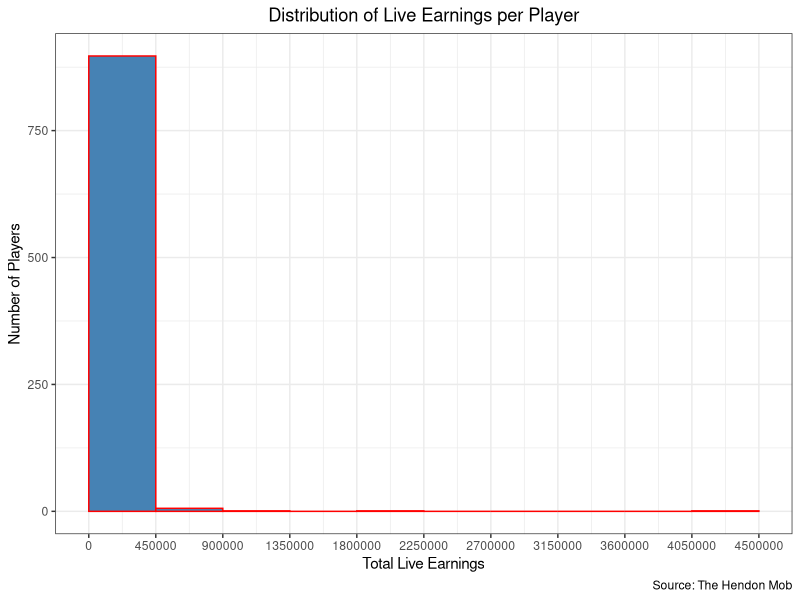
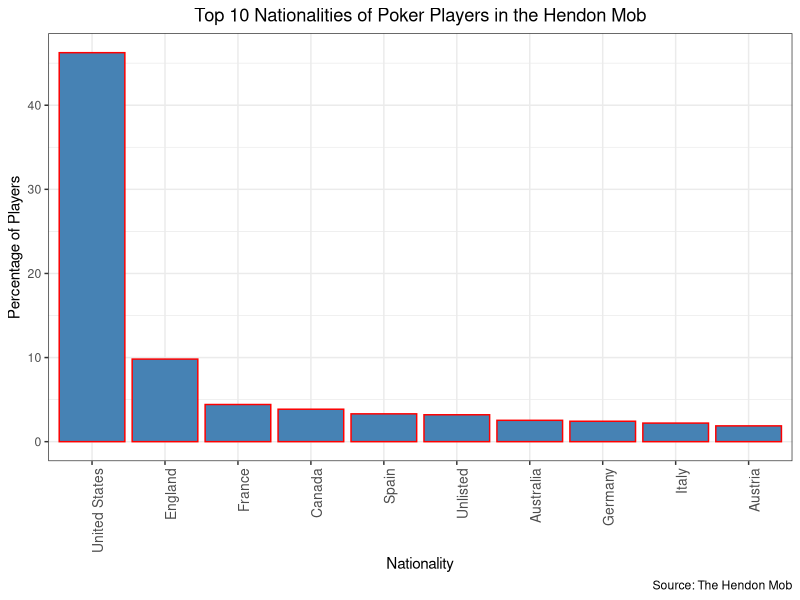
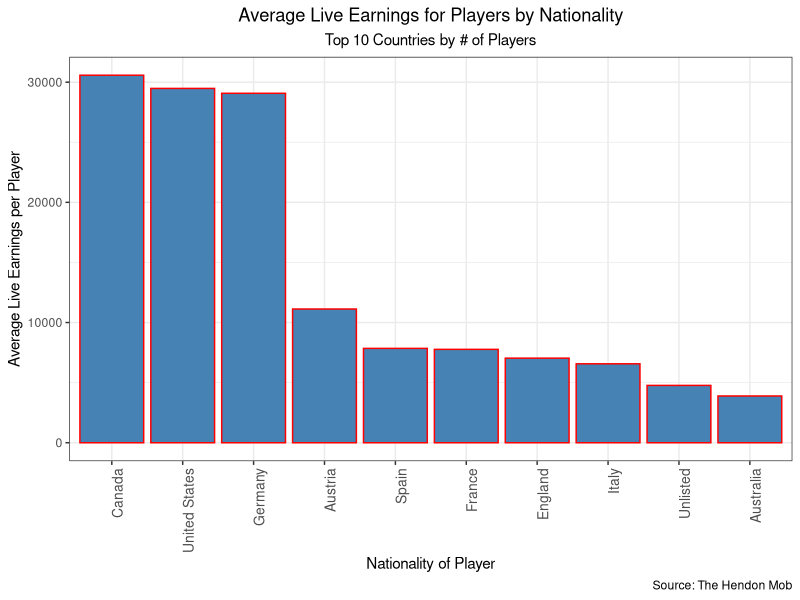
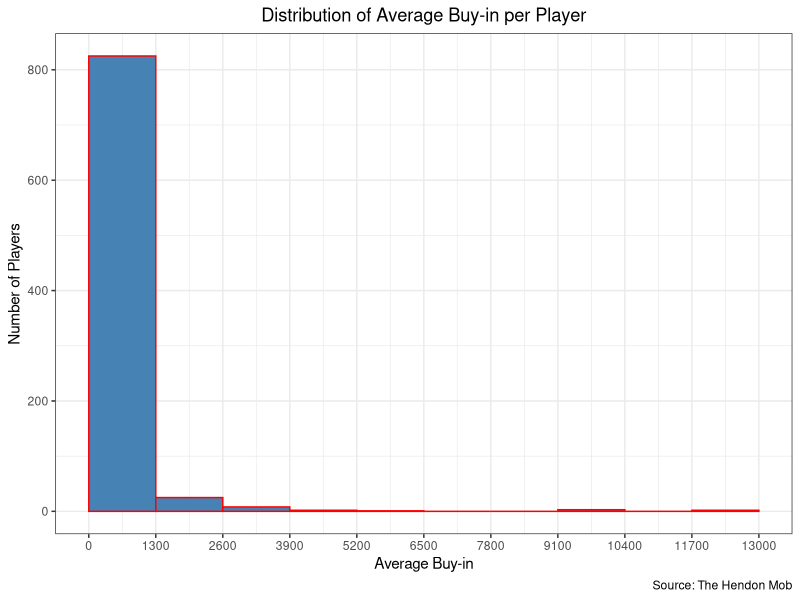
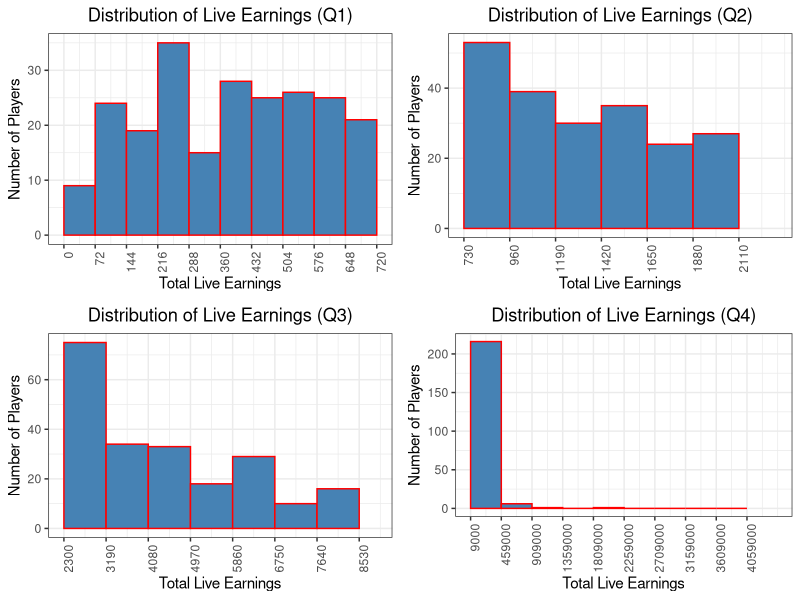
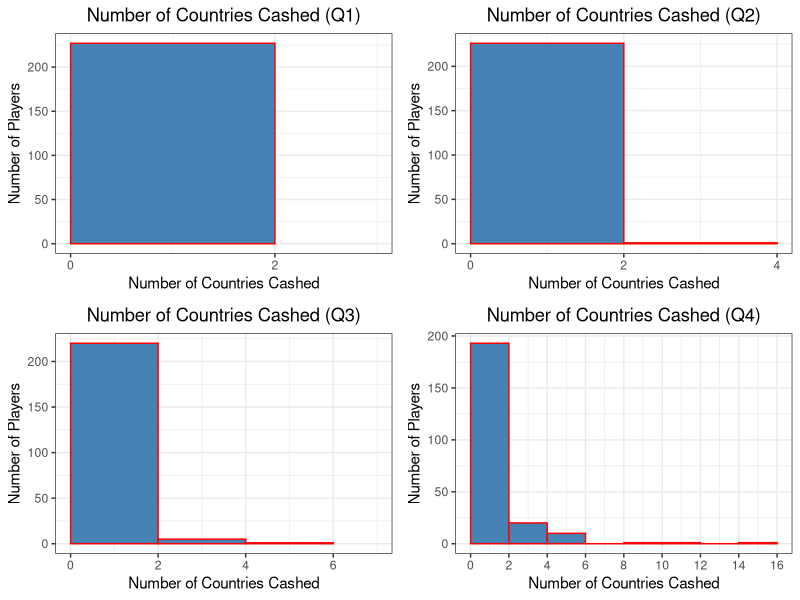
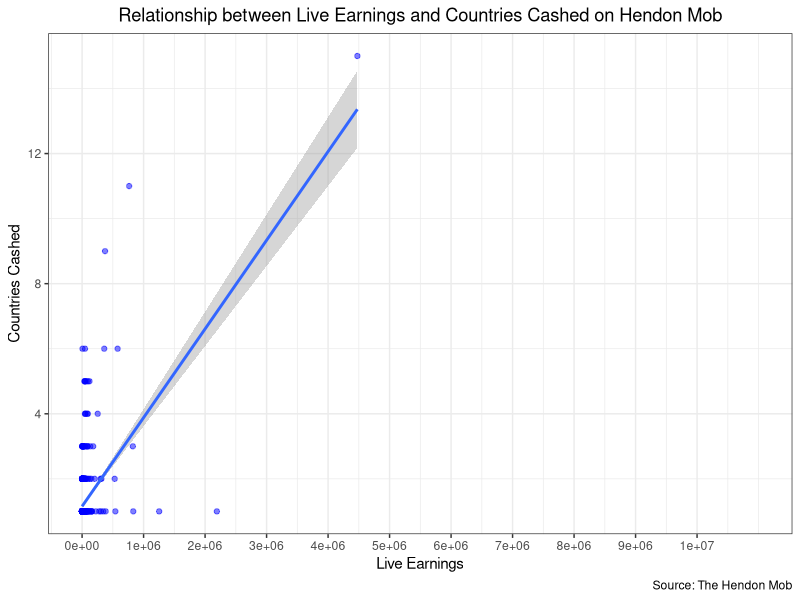
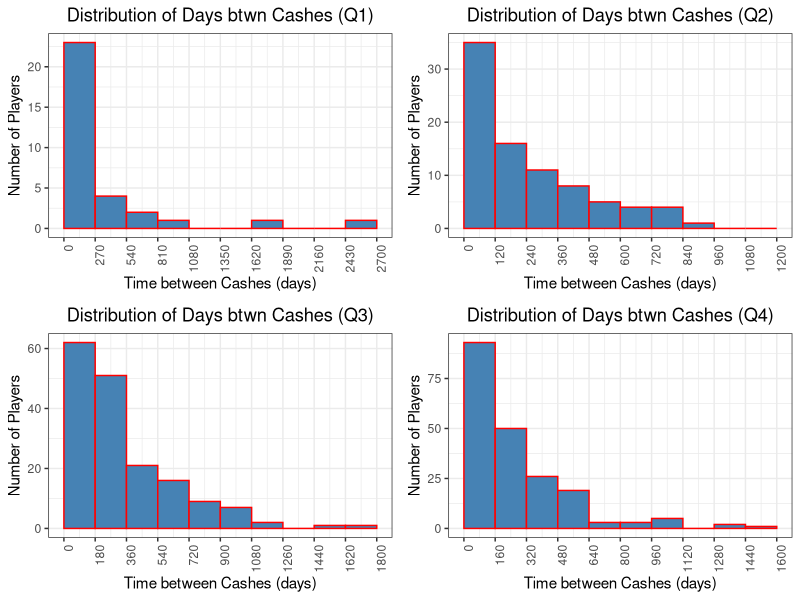

R code for these plots, in order: (Note: this script raises an error after producing the figures.)
#This script provides the code for the analysis in hendon_mob_analysis, the 
#PDF with final analyses/findings

# Data and Library Load ---------------------------------------------------

library(tidyverse) #for ggplot2 visualizations and wrangling data
library(lubridate) #for analysis of dates
library(gridExtra) #for displaying plots nicely

hendon_summaries_df <- read_csv("hendon_summaries.csv")

#The following resolves some formatting issues with the data and creates extra 
#necessary fields.


hendon_summaries_df <- hendon_summaries_df %>%
  mutate(new_name = case_when(is.na(name) == TRUE ~ nationality, is.na(name) == FALSE ~ name)) %>%
  mutate(new_nationality = case_when(is.na(name) == TRUE ~ "Unlisted", is.na(name) == FALSE ~ nationality)) %>%
  mutate(average_cash = round(sum_of_cashes/number_of_cashes, 2)) %>%
  mutate(average_placement = round(average_placement), 2) %>%
  mutate(average_buy_in = round(average_buy_in), 2) %>%
  mutate(last_date = as_date(last_date)) %>%
  mutate(first_date = as_date(first_date)) %>%
  mutate(years_played = round((last_date - first_date)/365.25,2)) %>%
  mutate(average_time_btwn_cash = round((last_date - first_date)/number_of_cashes), 2) %>%
  mutate(average_time_btwn_cash = as.numeric(average_time_btwn_cash)) %>%
  mutate(binks_proportion = round(number_of_binks/number_of_cashes * 100, 2)) %>%
  select(name = new_name, nationality = new_nationality, average_buy_in, 
         number_of_cashes, sum_of_cashes, average_cash, average_placement, number_of_binks,
         binks_proportion, number_of_countries_cashed, first_date, last_date, years_played, 
         average_time_btwn_cash, unique_views) %>%
  arrange(desc(sum_of_cashes)) %>%
  mutate(quantile = ntile(sum_of_cashes, 4)) %>%
  replace_na(list(average_buy_in = 0))

#average time between cash interpreted as "he has a cash once every X days on average"

first_hendon_mob_quantile <- hendon_summaries_df %>%
  filter(quantile == 1)

second_hendon_mob_quantile <- hendon_summaries_df %>%
  filter(quantile == 2)

third_hendon_mob_quantile <- hendon_summaries_df %>%
  filter(quantile == 3)

fourth_hendon_mob_quantile <- hendon_summaries_df %>%
  filter(quantile == 4)



# Fields
# 
# Some fields in the summary dataframe are scraped directly, others are modified
# using post-hoc manipulation. The list of all of the fields which are in the 
# summary dataframe are is the following. 
# 
# 
# 
# 1. **name** - Playér's name
# 2. **nationality** - Player's nationality
# 3. **average_buy_in** - Player's average buy-in, in USD
# 
# i) Note that this item is imperfect because buy-in is not always listed,
# and when it is, sometimes the currency is difficult to guess. I assume here that
# the currency of the buy-in is in the currency of the country of the tournament,
# however this is not always true (and there is currently no better way). For example,
# some events in Ukraine transacted with USD, others with Ukrainian Hryvnia. Since
# I automatically convert all foreign currency to USD based on 2017 exchange rates,
# this results in some values being converted which actually did not need to be, and 
# therefore in the buy-in values being wrong. 
# 
# 4. **number_of_cashes** - Number of events cashed in career
# 5. **sum_of_cashes** - Total amount of money cashed for in poker career, in USD
# 6. **average_cash** - Average amount cashed for per tournament
# 7. **average_placement** - Average placement in tournaments
# 8. **number_of_binks** - A bink is poker slang for a sizeable tournament poker score.
# There's no agreed upon definition of a bink, but I define it here as any cash
# above 20 times the average buy-in. This field counts all of those cashes. For
# the reasons noted above, this field is somewhat unreliable since it depends on
# average buy-in.
# 
# 9. **binks_proportion** - The percentage of tournament cashes that were binks
# 10. **number_of_countries_cashed** - The number of distinct countries that a player
# had a tournament cash in.
# 11. **first_date** - The date of the earliest tournament cash for a player.
# 12. **last_date** - The date of the most recent tournament cash for a player.
# 13. **years_played** - The difference between the date of a player's most recent cash
# and their first cash, in years. Note that this does not assume that the player 
# has continued to play since their last cash.
# 14. **average_time_btwn_cash** - The average number of days between a player's cashes,
# determined by using the first and last cashes as the endpoints
# 15. **unique_views** - Number of unique views of the player's profile
# 16. **quantile** - Players are separated into 4 quartiles based on their total cashes.
# Players in quartile 1 are the 25% of players with the least amount of cashes, 
# while players in quartile 4 are the 25% of players with the most amount of cashes. 



# Total - Average Earnings ------------------------------------------------

mean(hendon_summaries_df$sum_of_cashes)


# Total - Distribution of Average Earnings --------------------------------


max_cash <- signif(max(hendon_summaries_df$sum_of_cashes), 2)

total_earnings_plot <- ggplot(data = hendon_summaries_df, aes(sum_of_cashes))

total_earnings_plot + 
  theme_bw() + 
  geom_histogram(breaks=seq(0, max_cash, by=max_cash/10), col="red", fill="steelblue", alpha = 1) + 
  scale_x_continuous(breaks = seq(0,max_cash, by = max_cash/10), limits = c(0,max_cash)) + 
  labs(x = "Total Live Earnings", y = "Number of Players", title = "Distribution of Live Earnings per Player",
       caption = "Source: The Hendon Mob") + 
  theme(plot.title = element_text(hjust = 0.5))


# Total - Distribution of Nationalities -----------------------------------

nationality_summary <- hendon_summaries_df %>%
  group_by(nationality) %>%
  summarise(number = n()) %>%
  mutate(proportion = round( number/sum(number) * 100, 2)) %>%
  arrange(desc(proportion)) %>%
  top_n(10, proportion)

top_nationality_plot <- ggplot(data=nationality_summary, 
                               aes(x=reorder(nationality, -proportion), y = proportion))

top_nationality_plot + 
  theme_bw() +
  geom_bar(stat = "identity", col="red", fill="steelblue", alpha = 1) + 
  labs(x = "Nationality", y = "Percentage of Players", 
       title = "Top 10 Nationalities of Poker Players in the Hendon Mob", caption = "Source: The Hendon Mob") +
  theme(plot.title = element_text(hjust = 0.5)) + 
  theme(axis.text.x = element_text(angle=90, hjust=1, size = 10)) 



# Total - Average Earnings per Nationality --------------------------------

live_earnings_country_summary <- hendon_summaries_df %>%
  group_by(nationality) %>%
  summarise(average_live_earnings = mean(sum_of_cashes), number_of_players = n())


live_earnings_country_summary_top_10 <- live_earnings_country_summary %>%
  top_n(10, number_of_players) %>%
  arrange(desc(number_of_players))

average_live_earnings_plot <- ggplot(data = live_earnings_country_summary_top_10 , aes(x=reorder(nationality, - average_live_earnings), y = average_live_earnings))

average_live_earnings_plot + geom_bar(stat = "identity", col="red", fill="steelblue", alpha = 1) + 
  labs(x = "Nationality of Player", y = "Average Live Earnings per Player", 
       title = "Average Live Earnings for Players by Nationality",
       subtitle = "Top 10 Countries by # of Players", caption = "Source: The Hendon Mob") +
  theme_bw() + 
  theme(plot.title = element_text(hjust = 0.5)) + 
  theme(plot.subtitle = element_text(hjust = 0.5)) +
  theme(axis.text.x = element_text(angle=90, hjust=1, size = 10)) 



# Total - Average Years Played --------------------------------------------

hendon_summaries_df_more_one_cash <- hendon_summaries_df %>%
  filter(number_of_cashes > 1)

mean(hendon_summaries_df_more_one_cash$years_played)


# Total - Average Number of Cashes ----------------------------------------

mean(hendon_summaries_df$number_of_cashes)


# Total - Average Buy-in --------------------------------------------------

hendon_summaries_for_average_bi <- hendon_summaries_df %>%
  filter(average_buy_in > 10)

mean(hendon_summaries_for_average_bi$average_buy_in)


# Total - Average Buy-in Distribution -------------------------------------

max_average_buy_in <- signif(max(hendon_summaries_for_average_bi$average_buy_in), 2)

total_buy_in_plot <- ggplot(data = hendon_summaries_for_average_bi, aes(average_buy_in))

total_buy_in_plot + 
  theme_bw() + 
  geom_histogram(breaks=seq(0, max_average_buy_in, by=max_average_buy_in/10), 
                 col="red", fill="steelblue", alpha = 1) + 
  scale_x_continuous(breaks = seq(0, max_average_buy_in, by = max_average_buy_in/10), 
                     limits = c(0,max_average_buy_in)) + 
  labs(x = "Average Buy-in", y = "Number of Players", title = "Distribution of Average Buy-in per Player",
       caption = "Source: The Hendon Mob") + 
  theme(plot.title = element_text(hjust = 0.5))


# Quartile - Earnings Distribution ----------------------------------------

display_dist_tot_earnings <- function(hendon_summaries, title_string){ 
  
  max_cash <- signif(max(hendon_summaries$sum_of_cashes), 2)
  min_cash <-  signif(min(hendon_summaries$sum_of_cashes), 2)
  
  total_earnings_plot <- ggplot(data = hendon_summaries, aes(sum_of_cashes))
  
  total_earnings_plot + 
    theme_bw() + 
    geom_histogram(breaks=seq(min_cash, max_cash, by=max_cash/10), col="red", fill="steelblue", alpha = 1) + 
    scale_x_continuous(breaks = seq(min_cash,max_cash, by = max_cash/10), limits = c(min_cash, max_cash)) + 
    labs(x = "Total Live Earnings", y = "Number of Players", title = title_string) + 
    theme(plot.title = element_text(hjust = 0.5)) +
    theme(axis.text.x = element_text(angle = 90, hjust = 1)) 
  
  
}

dte1 <- display_dist_tot_earnings(first_hendon_mob_quantile, "Distribution of Live Earnings (Q1)")
dte2 <- display_dist_tot_earnings(second_hendon_mob_quantile, "Distribution of Live Earnings (Q2)")
dte3 <- display_dist_tot_earnings(third_hendon_mob_quantile, "Distribution of Live Earnings (Q3)")
dte4 <- display_dist_tot_earnings(fourth_hendon_mob_quantile, "Distribution of Live Earnings (Q4)")

grid.arrange(dte1, dte2, dte3, dte4, nrow = 2)


# Quantile - Countries Cashed Distribution --------------------------------

display_dist_countries_cashed <- function(hendon_summaries, title_string){
  
  max_countries_cashed <- max(hendon_summaries$number_of_countries_cashed)
  
  countries_cashed_plot <- ggplot(data = hendon_summaries, aes(number_of_countries_cashed))
  
  
  countries_cashed_plot + 
    theme_bw() + 
    geom_histogram(breaks=seq(0, max_countries_cashed + 2, by=2), col="red", fill="steelblue", alpha = 1) + 
    scale_x_continuous(breaks = seq(0,max_countries_cashed + 2, by = 2), limits = c(0,max_countries_cashed + 1)) + 
    labs(x = "Number of Countries Cashed", y = "Number of Players", 
         title = title_string) + 
    theme(plot.title = element_text(hjust = 0.5))
  
  
}


dcc1 <- display_dist_countries_cashed(first_hendon_mob_quantile, "Number of Countries Cashed (Q1)")
dcc2 <- display_dist_countries_cashed(second_hendon_mob_quantile, "Number of Countries Cashed (Q2)")
dcc3 <-display_dist_countries_cashed(third_hendon_mob_quantile, "Number of Countries Cashed (Q3)")
dcc4 <-display_dist_countries_cashed(fourth_hendon_mob_quantile, "Number of Countries Cashed (Q4)")


grid.arrange(dcc1, dcc2, dcc3, dcc4, nrow = 2)


# Quartile - Countries Cashed Correlation ---------------------------------

earnings_and_countries_plot <- ggplot(hendon_summaries_df, aes(x = sum_of_cashes, y = number_of_countries_cashed))

earnings_and_countries_plot  + 
  theme_bw() +
  geom_point(col = "blue", alpha = .5) +
  scale_x_continuous(breaks = seq(0,10000000, by = 1000000), limits = c(0,11000000)) +
  labs(x = "Live Earnings", y = "Countries Cashed", title = "Relationship between Live Earnings and Countries Cashed on Hendon Mob", caption = "Source: The Hendon Mob") + 
  theme(plot.title = element_text(hjust = 0.5)) +
  geom_smooth(method = "lm") 


# Quartile - Average Time Between Cashes Distribution ----------------------------------

display_dist_time_btwn_cashes <- function(hendon_summaries, title_string){ 
  
  hendon_summaries <- hendon_summaries %>%
    filter(number_of_cashes > 1)
  
  time_cashes_plot <- ggplot(data = hendon_summaries, aes(average_time_btwn_cash))
  
  max_time <- signif(max(hendon_summaries$average_time_btwn_cash), 2)
  
  time_cashes_plot + 
    theme_bw() + 
    geom_histogram(breaks=seq(0, max_time, by=max_time/10), col="red", fill="steelblue", alpha = 1) + 
    scale_x_continuous(breaks = seq(0,max_time, by = max_time/10), limits = c(0,max_time)) + 
    labs(x = "Time between Cashes (days)", y = "Number of Players", title = title_string ) + 
    theme(plot.title = element_text(hjust = 0.5)) +
    theme(axis.text.x = element_text(angle = 90, hjust = 1)) 
  
  
}

dtbc1 <- display_dist_time_btwn_cashes(first_hendon_mob_quantile, "Distribution of Days btwn Cashes (Q1)")
dtbc2 <- display_dist_time_btwn_cashes(second_hendon_mob_quantile, "Distribution of Days btwn Cashes (Q2)")
dtbc3 <- display_dist_time_btwn_cashes(third_hendon_mob_quantile, "Distribution of Days btwn Cashes (Q3)")
dtbc4 <- display_dist_time_btwn_cashes(fourth_hendon_mob_quantile, "Distribution of Days btwn Cashes (Q4)")

grid.arrange(dtbc1, dtbc2, dtbc3, dtbc4, nrow = 2)


# Quartile - Average Time Between Cashes Statistic ------------------------

hendon_summaries_more_one_cash <- hendon_summaries_df %>%
  filter(number_of_cashes > 1)

hendon_summaries_average_time_between <- mean(hendon_summaries_more_one_cash$average_time_btwn_cash)

first_hendon_mob_quantile_more_one_cash <- first_hendon_mob_quantile %>%
  filter(number_of_cashes > 1)

first_hendon_mob_quantile_average_time_between <- mean(first_hendon_mob_quantile$average_time_btwn_cash)

second_hendon_mob_quantile_more_one_cash <- second_hendon_mob_quantile_df %>%
  filter(number_of_cashes > 1)

second_hendon_mob_quantile_average_time_between <- mean(second_hendon_mob_quantile$average_time_btwn_cash)

third_hendon_mob_quantile_more_one_cash <- third_hendon_mob_quantile_df %>%
  filter(number_of_cashes > 1)

third_hendon_mob_quantile_quantile_average_time_between <- mean(third_hendon_mob_quantile$average_time_btwn_cash)

fourth_hendon_mob_quantile_more_one_cash <- fourth_hendon_mob_quantile_df %>%
  filter(number_of_cashes > 1)

fourth_hendon_mob_quantile_average_time_between <- mean(fourth_hendon_mob_quantile$average_time_btwn_cash)

time_between_vec <- c(first_hendon_mob_quantile_average_time_between, second_hendon_mob_quantile_average_time_between,
                      third_hendon_mob_quantile_quantile_average_time_between, fourth_hendon_mob_quantile_average_time_between)

time_between_df <- tibble(quartile = seq(1:4), average_time = time_between_vec)

time_between_plot <- ggplot(time_between_df, aes(quartile, average_time))

time_between_plot +
  theme_bw() +
  geom_bar(stat = "identity", col = "red", fill = "steelblue") +
  labs(x = "Quartile", y = "Average Time Between Cashes (days)", title = "Average Time Between Cashes", caption = "Source: The Hendon Mob") + 
  theme(plot.title = element_text(hjust = 0.5)) 


# Quartile - Average Buy-ins ----------------------------------------------


first_hendon_mob_quantile_for_average_bi <- first_hendon_mob_quantile %>%
  filter(average_buy_in > 10)

first_hendon_mob_quantile_average_buy_in <- mean(first_hendon_mob_quantile_for_average_bi$average_buy_in)

second_hendon_mob_quantile_for_average_bi <- second_hendon_mob_quantile %>%
  filter(average_buy_in > 10)

second_hendon_mob_quantile_average_buy_in <- mean(second_hendon_mob_quantile_for_average_bi$average_buy_in)

third_hendon_mob_quantile_for_average_bi <- third_hendon_mob_quantile %>%
  filter(average_buy_in > 10)

third_hendon_mob_quantile_average_buy_in <- mean(third_hendon_mob_quantile_for_average_bi$average_buy_in)

fourth_hendon_mob_quantile_for_average_bi <- fourth_hendon_mob_quantile %>%
  filter(average_buy_in > 10)

fourth_hendon_mob_quantile_average_buy_in <- mean(fourth_hendon_mob_quantile_for_average_bi$average_buy_in)

average_buy_in_vec <- c(first_hendon_mob_quantile_average_buy_in ,        
                        second_hendon_mob_quantile_average_buy_in,
                        third_hendon_mob_quantile_average_buy_in, 
                        fourth_hendon_mob_quantile_average_buy_in)

average_buy_in_df <- tibble(quartile = seq(1:4), average_buy_in = average_buy_in_vec )

average_buy_in_plot <- ggplot(average_buy_in_df, aes(quartile, average_buy_in))

average_buy_in_plot +
  theme_bw() +
  geom_bar(stat = "identity", col = "red", fill = "steelblue") +
  labs(x = "Quartile", y = "Average Buy-In ($)", title = "Average Buy-in per Quartile", 
       caption = "Source: The Hendon Mob") + 
  theme(plot.title = element_text(hjust = 0.5)) 


# Quartile - Bink Proportion ----------------------------------------------

first_hendon_mob_quantile_for_binks <- first_hendon_mob_quantile %>%
  filter(average_buy_in > 0)

first_hendon_mob_quantile_bink_p <- mean(first_hendon_mob_quantile_for_binks$binks_proportion)

second_hendon_mob_quantile_for_binks <- second_hendon_mob_quantile %>%
  filter(average_buy_in > 0)

second_hendon_mob_quantile_bink_p <- mean(second_hendon_mob_quantile_for_binks$binks_proportion)

third_hendon_mob_quantile_for_binks <- third_hendon_mob_quantile %>%
  filter(average_buy_in > 0)

third_hendon_mob_quantile_bink_p <- mean(third_hendon_mob_quantile_for_binks$binks_proportion)

fourth_hendon_mob_quantile_for_binks <- fourth_hendon_mob_quantile %>%
  filter(average_buy_in > 0)

fourth_hendon_mob_quantile_bink_p <- mean(fourth_hendon_mob_quantile_for_binks$binks_proportion)

bink_vec <- c(first_hendon_mob_quantile_bink_p ,        
              second_hendon_mob_quantile_bink_p,
              third_hendon_mob_quantile_bink_p, 
              fourth_hendon_mob_quantile_bink_p)

bink_df <- tibble(quartile = seq(1:4), bink_p = bink_vec )

bink_plot <- ggplot(bink_df, aes(quartile, bink_p))

bink_plot +
  theme_bw() +
  geom_bar(stat = "identity", col = "red", fill = "steelblue") +
  labs(x = "Quartile", y = "Bink Proportion", title = "Bink Proportion per Quartile", 
       caption = "Source: The Hendon Mob") + 
  theme(plot.title = element_text(hjust = 0.5)) 


# Quartile - Regression ---------------------------------------------------



